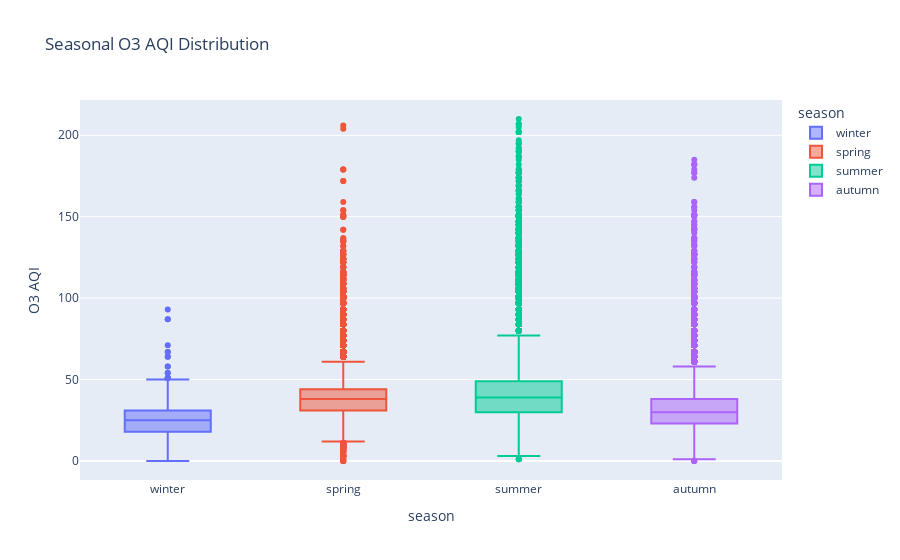

Source (notebook cell):
### Code cell
fig = px.box(
    data,
    x='season',
    y='O3 AQI',
    color='season',
    title='Seasonal O3 AQI Distribution'
)
fig.show()

### Figure 1 — Plotly figure (JSON) as saved in the notebook; plotly's stock layout.template omitted (floating-point values rounded to 4 significant figures; data arrays with more than 128 entries replaced by an {"elided": "..."} marker saying what was removed)
{"data": [{"alignmentgroup": "True", "hovertemplate": "season=%{x}<br>O3 AQI=%{y}<extra></extra>", "legendgroup": "winter", "marker": {"color": "#636efa"}, "name": "winter", "notched": false, "offsetgroup": "winter", "orientation": "v", "showlegend": true, "type": "box", "x": {"elided": "12952 str values"}, "x0": " ", "xaxis": "x", "y": {"elided": "12952 int values"}, "y0": " ", "yaxis": "y"}, {"alignmentgroup": "True", "hovertemplate": "season=%{x}<br>O3 AQI=%{y}<extra></extra>", "legendgroup": "spring", "marker": {"color": "#EF553B"}, "name": "spring", "notched": false, "offsetgroup": "spring", "orientation": "v", "showlegend": true, "type": "box", "x": {"elided": "15859 str values"}, "x0": " ", "xaxis": "x", "y": {"elided": "15859 int values"}, "y0": " ", "yaxis": "y"}, {"alignmentgroup": "True", "hovertemplate": "season=%{x}<br>O3 AQI=%{y}<extra></extra>", "legendgroup": "summer", "marker": {"color": "#00cc96"}, "name": "summer", "notched": false, "offsetgroup": "summer", "orientation": "v", "showlegend": true, "type": "box", "x": {"elided": "16462 str values"}, "x0": " ", "xaxis": "x", "y": {"elided": "16462 int values"}, "y0": " ", "yaxis": "y"}, {"alignmentgroup": "True", "hovertemplate": "season=%{x}<br>O3 AQI=%{y}<extra></extra>", "legendgroup": "autumn", "marker": {"color": "#ab63fa"}, "name": "autumn", "notched": false, "offsetgroup": "autumn", "orientation": "v", "showlegend": true, "type": "box", "x": {"elided": "14727 str values"}, "x0": " ", "xaxis": "x", "y": {"elided": "14727 int values"}, "y0": " ", "yaxis": "y"}], "layout": {"boxmode": "overlay", "legend": {"title": {"text": "season"}, "tracegroupgap": 0}, "title": {"text": "Seasonal O3 AQI Distribution"}, "xaxis": {"anchor": "y", "categoryarray": ["winter", "spring", "summer", "autumn"], "categoryorder": "array", "domain": [0, 1], "title": {"text": "season"}}, "yaxis": {"anchor": "x", "domain": [0, 1], "title": {"text": "O3 AQI"}}}}
